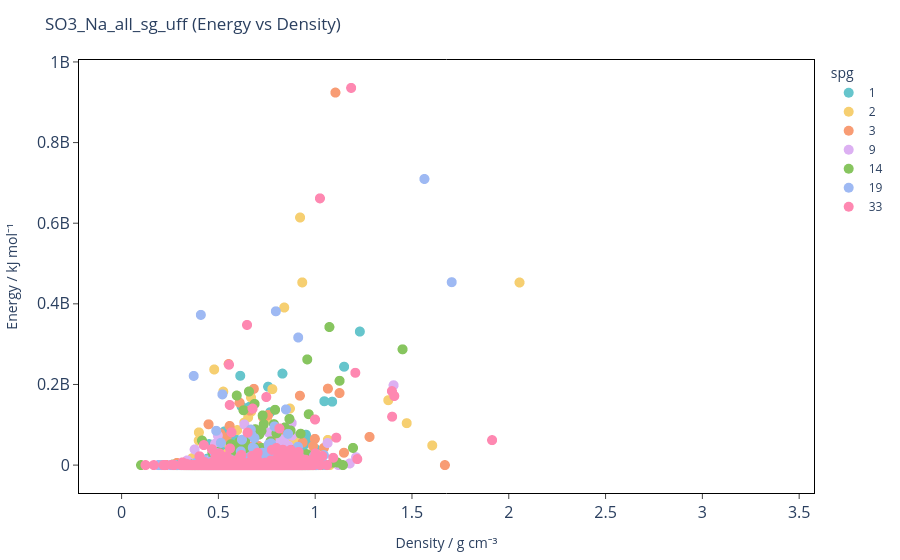
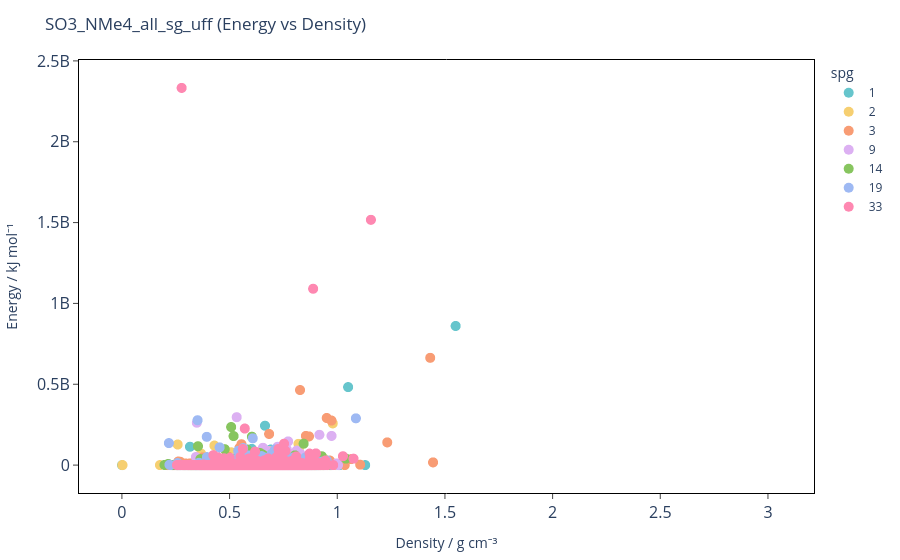
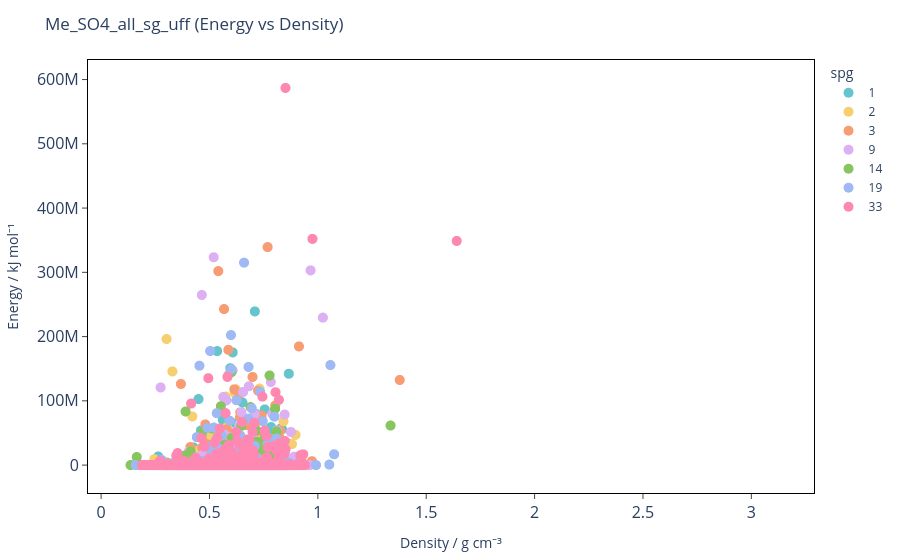

The code cell stored with these charts, in order, in its notebook:
### Code cell
for csv in csvs.keys():
    plot_energy_density_by_spg(csv, energy_offset=csvs[csv])

### Figure 1 — Plotly figure (JSON) as saved in the notebook; plotly's stock layout.template omitted (floating-point values rounded to 4 significant figures; data arrays with more than 128 entries replaced by an {"elided": "..."} marker saying what was removed)
{"data": [{"customdata": {"elided": "2643x2 str values"}, "hovertemplate": "spg=%{customdata[1]}<br>density=%{x}<br>energy=%{y}<br>idx=%{customdata[0]}<extra></extra>", "legendgroup": "1", "marker": {"color": "rgb(102, 197, 204)", "size": 10, "symbol": "circle"}, "mode": "markers", "name": "1", "showlegend": true, "type": "scattergl", "x": {"elided": "2643 float values"}, "xaxis": "x", "y": {"elided": "2643 float values"}, "yaxis": "y"}, {"customdata": {"elided": "2643x2 str values"}, "hovertemplate": "spg=%{customdata[1]}<br>density=%{x}<br>energy=%{y}<br>idx=%{customdata[0]}<extra></extra>", "legendgroup": "2", "marker": {"color": "rgb(246, 207, 113)", "size": 10, "symbol": "circle"}, "mode": "markers", "name": "2", "showlegend": true, "type": "scattergl", "x": {"elided": "2643 float values"}, "xaxis": "x", "y": {"elided": "2643 float values"}, "yaxis": "y"}, {"customdata": {"elided": "2643x2 str values"}, "hovertemplate": "spg=%{customdata[1]}<br>density=%{x}<br>energy=%{y}<br>idx=%{customdata[0]}<extra></extra>", "legendgroup": "3", "marker": {"color": "rgb(248, 156, 116)", "size": 10, "symbol": "circle"}, "mode": "markers", "name": "3", "showlegend": true, "type": "scattergl", "x": {"elided": "2643 float values"}, "xaxis": "x", "y": {"elided": "2643 float values"}, "yaxis": "y"}, {"customdata": {"elided": "2643x2 str values"}, "hovertemplate": "spg=%{customdata[1]}<br>density=%{x}<br>energy=%{y}<br>idx=%{customdata[0]}<extra></extra>", "legendgroup": "9", "marker": {"color": "rgb(220, 176, 242)", "size": 10, "symbol": "circle"}, "mode": "markers", "name": "9", "showlegend": true, "type": "scattergl", "x": {"elided": "2643 float values"}, "xaxis": "x", "y": {"elided": "2643 float values"}, "yaxis": "y"}, {"customdata": {"elided": "2643x2 str values"}, "hovertemplate": "spg=%{customdata[1]}<br>density=%{x}<br>energy=%{y}<br>idx=%{customdata[0]}<extra></extra>", "legendgroup": "14", "marker": {"color": "rgb(135, 197, 95)", "size": 10, "symbol": "circle"}, "mode": "markers", "name": "14", "showlegend": true, "type": "scattergl", "x": {"elided": "2643 float values"}, "xaxis": "x", "y": {"elided": "2643 float values"}, "yaxis": "y"}, {"customdata": {"elided": "2643x2 str values"}, "hovertemplate": "spg=%{customdata[1]}<br>density=%{x}<br>energy=%{y}<br>idx=%{customdata[0]}<extra></extra>", "legendgroup": "19", "marker": {"color": "rgb(158, 185, 243)", "size": 10, "symbol": "circle"}, "mode": "markers", "name": "19", "showlegend": true, "type": "scattergl", "x": {"elided": "2643 float values"}, "xaxis": "x", "y": {"elided": "2643 float values"}, "yaxis": "y"}, {"customdata": {"elided": "2643x2 str values"}, "hovertemplate": "spg=%{customdata[1]}<br>density=%{x}<br>energy=%{y}<br>idx=%{customdata[0]}<extra></extra>", "legendgroup": "33", "marker": {"color": "rgb(254, 136, 177)", "size": 10, "symbol": "circle"}, "mode": "markers", "name": "33", "showlegend": true, "type": "scattergl", "x": {"elided": "2643 float values"}, "xaxis": "x", "y": {"elided": "2643 float values"}, "yaxis": "y"}], "layout": {"legend": {"title": {"text": "spg"}, "tracegroupgap": 0}, "margin": {"b": 60, "l": 60, "r": 60, "t": 60}, "paper_bgcolor": "white", "plot_bgcolor": "white", "title": {"text": "SO3_Na_all_sg_uff (Energy vs Density)"}, "xaxis": {"anchor": "y", "domain": [0, 1], "linecolor": "black", "mirror": true, "showgrid": false, "showline": true, "tickfont": {"size": 16}, "ticks": "outside", "title": {"text": "Density / g cm⁻³"}}, "yaxis": {"anchor": "x", "domain": [0, 1], "linecolor": "black", "mirror": true, "showgrid": false, "showline": true, "tickfont": {"size": 16}, "ticks": "outside", "title": {"text": "Energy / kJ mol⁻¹"}}}}

### Figure 2 — Plotly figure (JSON) as saved in the notebook; plotly's stock layout.template omitted (floating-point values rounded to 4 significant figures; data arrays with more than 128 entries replaced by an {"elided": "..."} marker saying what was removed)
{"data": [{"customdata": {"elided": "2899x2 str values"}, "hovertemplate": "spg=%{customdata[1]}<br>density=%{x}<br>energy=%{y}<br>idx=%{customdata[0]}<extra></extra>", "legendgroup": "1", "marker": {"color": "rgb(102, 197, 204)", "size": 10, "symbol": "circle"}, "mode": "markers", "name": "1", "showlegend": true, "type": "scattergl", "x": {"elided": "2899 float values"}, "xaxis": "x", "y": {"elided": "2899 float values"}, "yaxis": "y"}, {"customdata": {"elided": "2899x2 str values"}, "hovertemplate": "spg=%{customdata[1]}<br>density=%{x}<br>energy=%{y}<br>idx=%{customdata[0]}<extra></extra>", "legendgroup": "2", "marker": {"color": "rgb(246, 207, 113)", "size": 10, "symbol": "circle"}, "mode": "markers", "name": "2", "showlegend": true, "type": "scattergl", "x": {"elided": "2899 float values"}, "xaxis": "x", "y": {"elided": "2899 float values"}, "yaxis": "y"}, {"customdata": {"elided": "2899x2 str values"}, "hovertemplate": "spg=%{customdata[1]}<br>density=%{x}<br>energy=%{y}<br>idx=%{customdata[0]}<extra></extra>", "legendgroup": "3", "marker": {"color": "rgb(248, 156, 116)", "size": 10, "symbol": "circle"}, "mode": "markers", "name": "3", "showlegend": true, "type": "scattergl", "x": {"elided": "2899 float values"}, "xaxis": "x", "y": {"elided": "2899 float values"}, "yaxis": "y"}, {"customdata": {"elided": "2899x2 str values"}, "hovertemplate": "spg=%{customdata[1]}<br>density=%{x}<br>energy=%{y}<br>idx=%{customdata[0]}<extra></extra>", "legendgroup": "9", "marker": {"color": "rgb(220, 176, 242)", "size": 10, "symbol": "circle"}, "mode": "markers", "name": "9", "showlegend": true, "type": "scattergl", "x": {"elided": "2899 float values"}, "xaxis": "x", "y": {"elided": "2899 float values"}, "yaxis": "y"}, {"customdata": {"elided": "2899x2 str values"}, "hovertemplate": "spg=%{customdata[1]}<br>density=%{x}<br>energy=%{y}<br>idx=%{customdata[0]}<extra></extra>", "legendgroup": "14", "marker": {"color": "rgb(135, 197, 95)", "size": 10, "symbol": "circle"}, "mode": "markers", "name": "14", "showlegend": true, "type": "scattergl", "x": {"elided": "2899 float values"}, "xaxis": "x", "y": {"elided": "2899 float values"}, "yaxis": "y"}, {"customdata": {"elided": "2899x2 str values"}, "hovertemplate": "spg=%{customdata[1]}<br>density=%{x}<br>energy=%{y}<br>idx=%{customdata[0]}<extra></extra>", "legendgroup": "19", "marker": {"color": "rgb(158, 185, 243)", "size": 10, "symbol": "circle"}, "mode": "markers", "name": "19", "showlegend": true, "type": "scattergl", "x": {"elided": "2899 float values"}, "xaxis": "x", "y": {"elided": "2899 float values"}, "yaxis": "y"}, {"customdata": {"elided": "2899x2 str values"}, "hovertemplate": "spg=%{customdata[1]}<br>density=%{x}<br>energy=%{y}<br>idx=%{customdata[0]}<extra></extra>", "legendgroup": "33", "marker": {"color": "rgb(254, 136, 177)", "size": 10, "symbol": "circle"}, "mode": "markers", "name": "33", "showlegend": true, "type": "scattergl", "x": {"elided": "2899 float values"}, "xaxis": "x", "y": {"elided": "2899 float values"}, "yaxis": "y"}], "layout": {"legend": {"title": {"text": "spg"}, "tracegroupgap": 0}, "margin": {"b": 60, "l": 60, "r": 60, "t": 60}, "paper_bgcolor": "white", "plot_bgcolor": "white", "title": {"text": "SO3_NMe4_all_sg_uff (Energy vs Density)"}, "xaxis": {"anchor": "y", "domain": [0, 1], "linecolor": "black", "mirror": true, "showgrid": false, "showline": true, "tickfont": {"size": 16}, "ticks": "outside", "title": {"text": "Density / g cm⁻³"}}, "yaxis": {"anchor": "x", "domain": [0, 1], "linecolor": "black", "mirror": true, "showgrid": false, "showline": true, "tickfont": {"size": 16}, "ticks": "outside", "title": {"text": "Energy / kJ mol⁻¹"}}}}

### Figure 3 — Plotly figure (JSON) as saved in the notebook; plotly's stock layout.template omitted (floating-point values rounded to 4 significant figures; data arrays with more than 128 entries replaced by an {"elided": "..."} marker saying what was removed)
{"data": [{"customdata": {"elided": "2860x2 str values"}, "hovertemplate": "spg=%{customdata[1]}<br>density=%{x}<br>energy=%{y}<br>idx=%{customdata[0]}<extra></extra>", "legendgroup": "1", "marker": {"color": "rgb(102, 197, 204)", "size": 10, "symbol": "circle"}, "mode": "markers", "name": "1", "showlegend": true, "type": "scattergl", "x": {"elided": "2860 float values"}, "xaxis": "x", "y": {"elided": "2860 float values"}, "yaxis": "y"}, {"customdata": {"elided": "2860x2 str values"}, "hovertemplate": "spg=%{customdata[1]}<br>density=%{x}<br>energy=%{y}<br>idx=%{customdata[0]}<extra></extra>", "legendgroup": "2", "marker": {"color": "rgb(246, 207, 113)", "size": 10, "symbol": "circle"}, "mode": "markers", "name": "2", "showlegend": true, "type": "scattergl", "x": {"elided": "2860 float values"}, "xaxis": "x", "y": {"elided": "2860 float values"}, "yaxis": "y"}, {"customdata": {"elided": "2860x2 str values"}, "hovertemplate": "spg=%{customdata[1]}<br>density=%{x}<br>energy=%{y}<br>idx=%{customdata[0]}<extra></extra>", "legendgroup": "3", "marker": {"color": "rgb(248, 156, 116)", "size": 10, "symbol": "circle"}, "mode": "markers", "name": "3", "showlegend": true, "type": "scattergl", "x": {"elided": "2860 float values"}, "xaxis": "x", "y": {"elided": "2860 float values"}, "yaxis": "y"}, {"customdata": {"elided": "2860x2 str values"}, "hovertemplate": "spg=%{customdata[1]}<br>density=%{x}<br>energy=%{y}<br>idx=%{customdata[0]}<extra></extra>", "legendgroup": "9", "marker": {"color": "rgb(220, 176, 242)", "size": 10, "symbol": "circle"}, "mode": "markers", "name": "9", "showlegend": true, "type": "scattergl", "x": {"elided": "2860 float values"}, "xaxis": "x", "y": {"elided": "2860 float values"}, "yaxis": "y"}, {"customdata": {"elided": "2860x2 str values"}, "hovertemplate": "spg=%{customdata[1]}<br>density=%{x}<br>energy=%{y}<br>idx=%{customdata[0]}<extra></extra>", "legendgroup": "14", "marker": {"color": "rgb(135, 197, 95)", "size": 10, "symbol": "circle"}, "mode": "markers", "name": "14", "showlegend": true, "type": "scattergl", "x": {"elided": "2860 float values"}, "xaxis": "x", "y": {"elided": "2860 float values"}, "yaxis": "y"}, {"customdata": {"elided": "2860x2 str values"}, "hovertemplate": "spg=%{customdata[1]}<br>density=%{x}<br>energy=%{y}<br>idx=%{customdata[0]}<extra></extra>", "legendgroup": "19", "marker": {"color": "rgb(158, 185, 243)", "size": 10, "symbol": "circle"}, "mode": "markers", "name": "19", "showlegend": true, "type": "scattergl", "x": {"elided": "2860 float values"}, "xaxis": "x", "y": {"elided": "2860 float values"}, "yaxis": "y"}, {"customdata": {"elided": "2860x2 str values"}, "hovertemplate": "spg=%{customdata[1]}<br>density=%{x}<br>energy=%{y}<br>idx=%{customdata[0]}<extra></extra>", "legendgroup": "33", "marker": {"color": "rgb(254, 136, 177)", "size": 10, "symbol": "circle"}, "mode": "markers", "name": "33", "showlegend": true, "type": "scattergl", "x": {"elided": "2860 float values"}, "xaxis": "x", "y": {"elided": "2860 float values"}, "yaxis": "y"}], "layout": {"legend": {"title": {"text": "spg"}, "tracegroupgap": 0}, "margin": {"b": 60, "l": 60, "r": 60, "t": 60}, "paper_bgcolor": "white", "plot_bgcolor": "white", "title": {"text": "Me_SO4_all_sg_uff (Energy vs Density)"}, "xaxis": {"anchor": "y", "domain": [0, 1], "linecolor": "black", "mirror": true, "showgrid": false, "showline": true, "tickfont": {"size": 16}, "ticks": "outside", "title": {"text": "Density / g cm⁻³"}}, "yaxis": {"anchor": "x", "domain": [0, 1], "linecolor": "black", "mirror": true, "showgrid": false, "showline": true, "tickfont": {"size": 16}, "ticks": "outside", "title": {"text": "Energy / kJ mol⁻¹"}}}}
